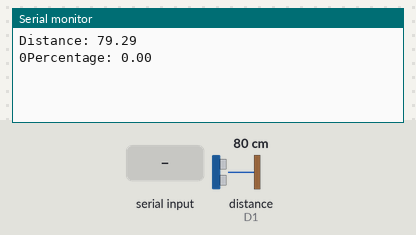
A sketch run on a simulated ESP8266 (Wemos D1 mini). On the bench: the last lines printed to the serial monitor. Wiring (inferred from the names in the program): ultrasonic range finder: trigger D2; echo D1. The test bench sets the inputs (shaded band); at power-on: distance to the obstacle (sensor on D1) 80 cm. The echo pulse lasts 58.3 µs per cm.

Above: at 5.5 s.
5.6 s: distance to the obstacle (sensor on D1) set to 2 cm
At 6.9 s:
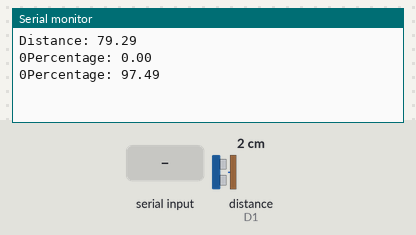
7.1 s: "90,45\n" received over the second serial link
At 8.5 s:
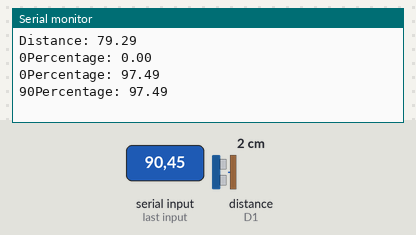
8.6 s: "30,150\n" received over the second serial link
At 10.0 s:
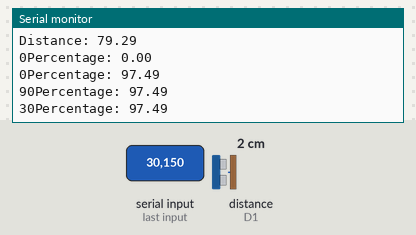
10.1 s: distance to the obstacle (sensor on D1) set to 4 cm
At 11.4 s:
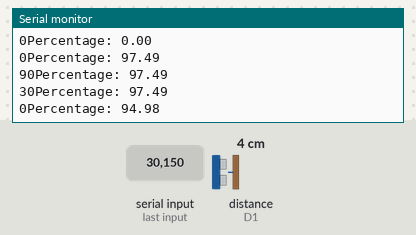
11.6 s: distance to the obstacle (sensor on D1) set to 250 cm
At 12.4 s:
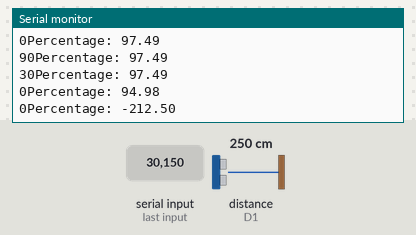
Timing chart, 0 to 14.6 s (numbered marks = the images above; inputs shaded):
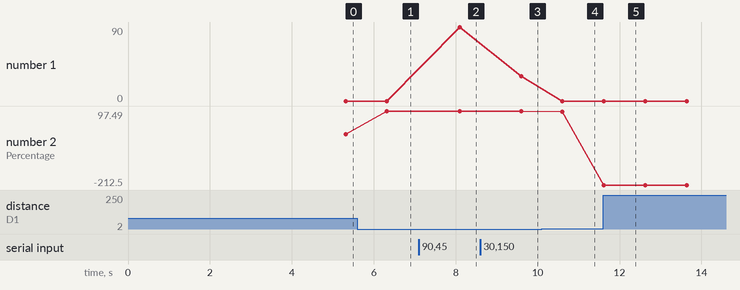

Measured:
- after the input at 5.6 s, the serial monitor: prints a new line after 0.72 s (image 1)
- after the input at 7.1 s, the serial monitor: prints a new line after 1.0 s (image 2)
- after the input at 8.6 s, the serial monitor: prints a new line after 1.0 s (image 3)
- after the input at 10.1 s, the serial monitor: prints a new line after 0.51 s (image 4)
- after the input at 11.6 s, the serial monitor: prints a new line at once (image 5)
- plotted number 1: 0 → 90 after the input at 7.1 s, 90 → 30 after the input at 8.6 s
- plotted number 2: 0 → 97.49 after the input at 5.6 s, 97.49 → 94.98 after the input at 10.1 s, 94.98 → -212.5 after the input at 11.6 s

The sketch:

ESP32_Gateway.ino
```cpp
#define BLYNK_DEVICE_NAME "ekachraDaan centra"
#define BLYNK_TEMPLATE_ID "TMPLnXPufnxg"
#define BLYNK_TEMPLATE_NAME "ekachraDaan centra"

#define BLYNK_FIRMWARE_VERSION        "0.1.0"

#define BLYNK_PRINT Serial
//#define BLYNK_DEBUG

#define APP_DEBUG

// Uncomment your board, or configure a custom board in Settings.h
//#define USE_SPARKFUN_BLYNK_BOARD
#define USE_NODE_MCU_BOARD
//#define USE_WITTY_CLOUD_BOARD
//#define USE_WEMOS_D1_MINI

#include "BlynkEdgent.h"
#include<SoftwareSerial.h>
SoftwareSerial mySerial(D5,D6);//rx,tx pins
const int trigPin = D2;
const int echoPin = D1;
WidgetLED led1(V1); // Green led
WidgetLED led2(V2); // Orange led
WidgetLED led3(V3); // Red led

long duration;
float ref_distance;
float distance2;
float percentage;
float distance_sub;

void ultrasonic()
{
  int msg = mySerial.readStringUntil('/r').toInt();
  Serial.print(msg);
  WidgetLED led1(V1);
  WidgetLED led2(V2);
  WidgetLED led3(V3);
  digitalWrite(trigPin, LOW);
  delayMicroseconds(2);
  digitalWrite(trigPin, HIGH);
  delayMicroseconds(10);
  digitalWrite(trigPin, LOW);
  duration = pulseIn(echoPin, HIGH);
  distance2 = duration * 0.034 / 2;
  distance_sub = ref_distance-distance2;
  percentage = distance_sub/ref_distance*100; //formula to calculate the percentage for ultrasonic sensor
  Serial.print("Percentage: ");
  Serial.println(percentage);
  //rural dustbin
  Blynk.virtualWrite(V0, msg);
  if (msg<=25) {
  led1.on();
  led2.off();
  led3.off();
  }
  else if (msg>25 && msg<=65) {
  led1.on();
  led2.off();
  led3.off();
  }
  else {
  Blynk.logEvent("dustbin_full");
  led1.off();
  led2.on();
  led3.off();
  }
}
void setup()
{
  Serial.begin(115200);
  mySerial.begin(9600);
  pinMode(34, INPUT);
  pinMode(trigPin, OUTPUT);
  pinMode(echoPin, INPUT);
  digitalWrite(trigPin, LOW);
  delayMicroseconds(2);
  digitalWrite(trigPin, HIGH);
  delayMicroseconds(10);
  digitalWrite(trigPin, LOW);
  duration = pulseIn(echoPin, HIGH);
  ref_distance = duration * 0.034 / 2; //formula to calculate the distance for ultrasonic sensor
  Serial.print("Distance: ");
  Serial.println(ref_distance);
  delay(500);
  BlynkEdgent.begin();
  delay(2000);
}

void loop()
{
  BlynkEdgent.run();
  ultrasonic();
}
```
